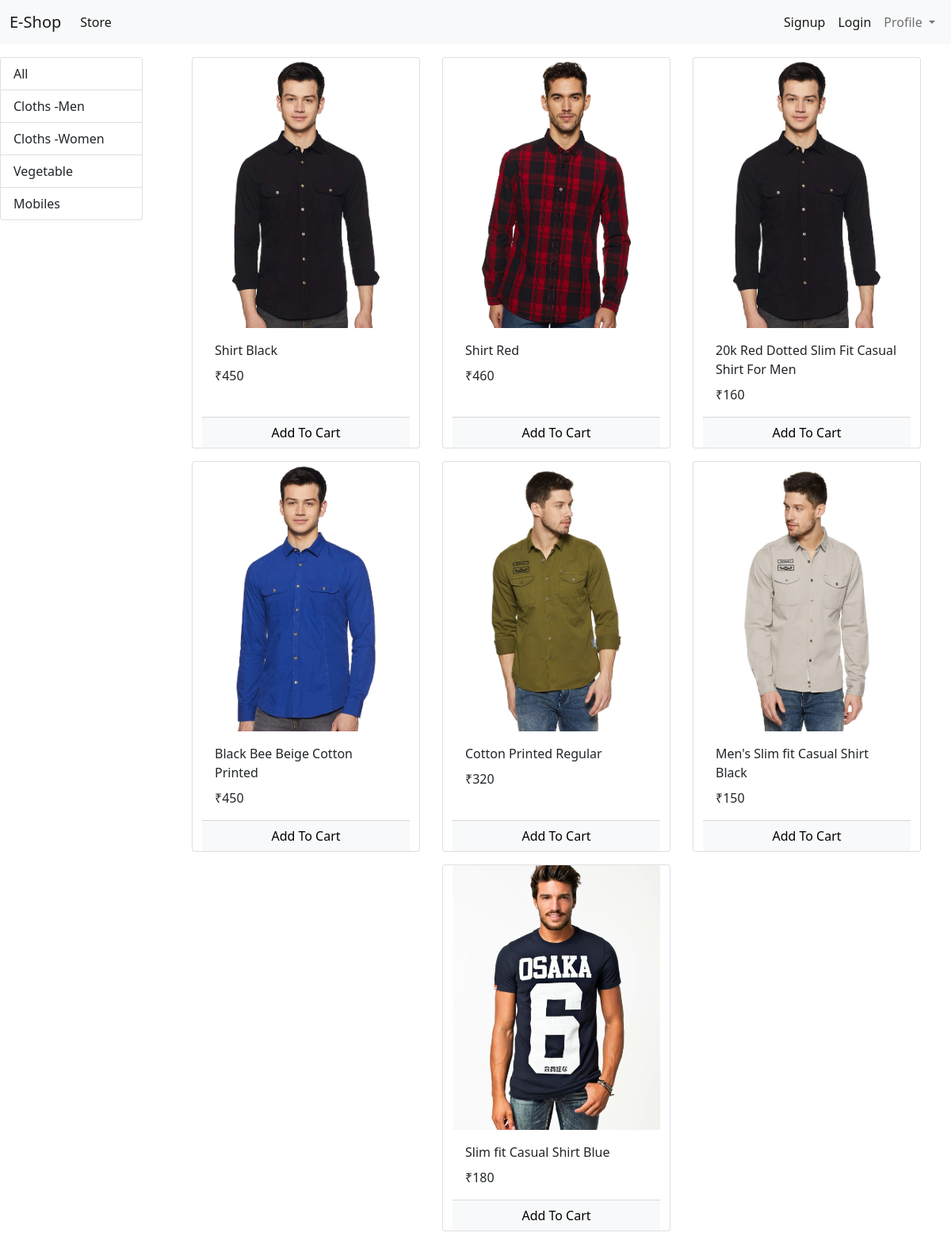
/?category=1, run on the app's committed database.
### store/models/category.py (models this page shows, shortened)
class Category(models.Model):
    name=models.CharField(max_length=50)
    @staticmethod
    def get_all_categories():
        return Category.objects.all();

### store/models/products.py (models this page shows, shortened)
class Product(models.Model):
    name=models.CharField(max_length=50)
    price=models.IntegerField(default=0)
    description=models.CharField(max_length=200,default=" ",blank=True,null=True)
    category=models.ForeignKey(Category,on_delete=models.CASCADE,default=1)
    image=models.ImageField(upload_to='uploads/products/images')
    @staticmethod
    def get_all_products_specific_category(category_id):
        if category_id:
            return Product.objects.filter(category=category_id)
        else:
            return Product.get_all_products()

### store/views/index.py (the view, shortened to what this page needs)
# urls.py: path('',index.Index.as_view(),name='home_page'),
class Index(View):
    def get(self,request):
        cart=request.session.get('cart')
        if not cart:
            request.session['cart']={}
        product = None
        categories = Category.get_all_categories()
        category = request.GET.get('category')
        if category:
            product = Product.get_all_products_specific_category(category)
        else:
            product = Product.get_all_products()
        data = {}
        data['products'] = product
        data['categories'] = categories
        return render(request, 'index.html', data)

### store/templatetags/cart.py (called while the page is built)
@register.filter(name='is_in_cart')
def is_in_cart(product,cart):
    keys=cart.keys()
    for key in keys:
        if int(key)==product.id:
            return True
    return False

### store/templatetags/custom_filter.py (called while the page is built)
@register.filter(name='currency')
def currency(price):
    return "₹"+str(price)

### store/templates/index.html (shortened to what this page needs)
{% extends 'base.html' %}
{% block content %}
{% load cart %}
{% load custom_filter %}
    <div class="row mt-3">
      <div id="categories" class="col-lg-2 mx-auto">
        <div class="list-group">
            <a href="/" class="list-group-item list-group-item-action">All</a>
            {% for category in categories %}
                <a href="/?category={{category.id}}" class="list-group-item list-group-item-action">{{category.name}}</a>
            {% endfor %}
        </div>
      </div>
      <div id="products" class="col-lg-10 mx-auto">
        <div class="container-fluid">
          <div class="row mx-auto">
              {% for product in products %}
              <div class="card mx-auto mb-3" id='{{product.id}}' style="width: 18rem;">
                  <img src={{product.image.url}} class="card-img-top" alt="Card Image Cap">
                  <div class="card-body">
                  <p class="card-title">{{product.name}}</p>
                  <p class="card-text">{{product.price|currency}}</p>
                  </div>
                  <div class="card-footer p-0 no-gutters">
						{% if product|is_in_cart:request.session.cart %}
						<div class="row no-gutters">
							<form action="/#{{product.id}}" class="col-2 " method="post">
								{% csrf_token %}
								<input hidden type="text" name='product' value='{{product.id}}'>
								<input hidden type="text" name='remove' value='True'>
								<input type="submit" value=" - " class="btn btn-block btn-light border-right">
							</form>
							<div class="text-center col">{{product|cart_quantity:request.session.cart}} in Cart</div>
							<form action="/#{{product.id}}" class="col-2 " method="post">
								{% csrf_token %}
								<input hidden type="text" name='product' value='{{product.id}}'>
								<input type="submit" value=" + " class="btn btn-block btn-light border-left">
							</form>
						</div>
						{% else %}
						<form action="/#{{product.id}}" method="POST" class="btn-block">
							<input type="submit" class="float-right btn btn-light  form-control"
								value="Add To Cart">
						</form>
						{% endif %}
					</div>
              </div>
              {% endfor %}
          </div>
      </div>
      </div>
    </div>
{% endblock %}

### data on the page
Category: name "Cloths -Men"
Category: name "Cloths -Women"
Category: name "Vegetable"
Category: name "Mobiles"
Product: {{ product.id }} 1 (drawn), image (picture), name "Shirt Black", price "₹450"
Product: image (picture), name "Shirt Red", price "₹460"
Product: image (picture), name "20k Red Dotted Slim Fit Casual Shirt For Men", price "₹160"
Product: image (picture), name "Black Bee Beige Cotton Printed", price "₹450"
Product: image (picture), name "Cotton Printed Regular", price "₹320"
Product: image (picture), name "Men's Slim fit Casual Shirt Black", price "₹150"
Product: image (picture), name "Slim fit Casual Shirt Blue", price "₹180"
